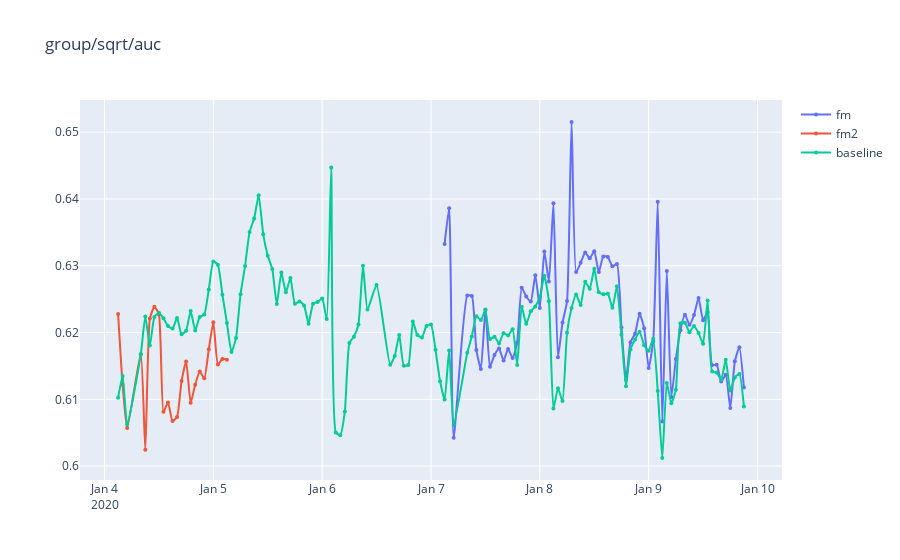
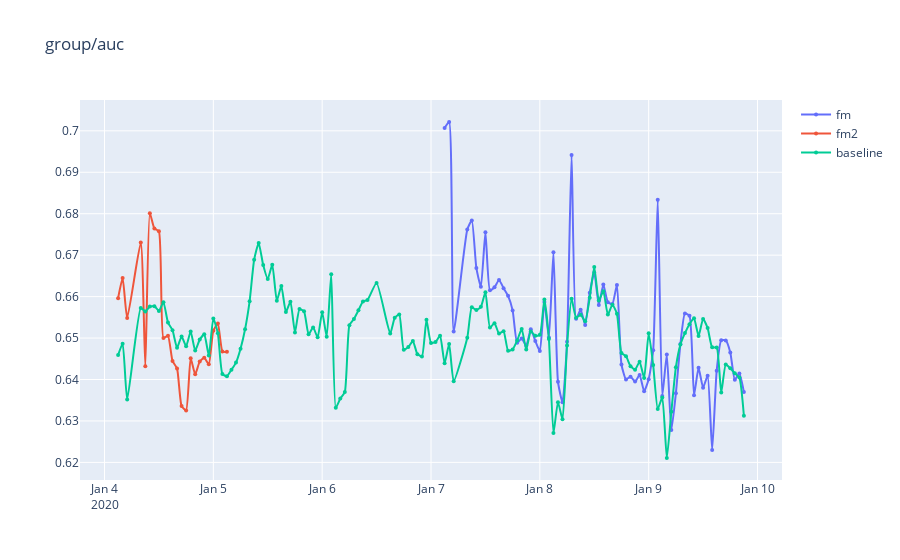
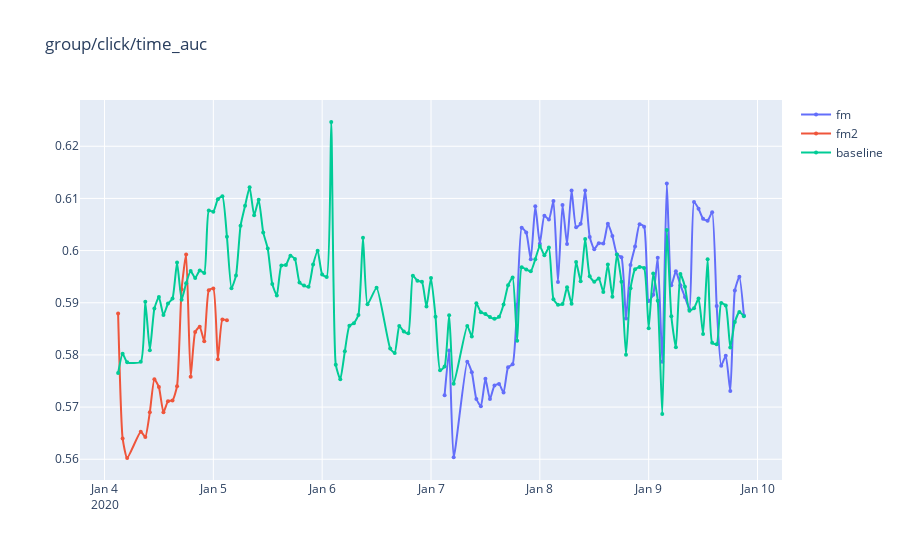
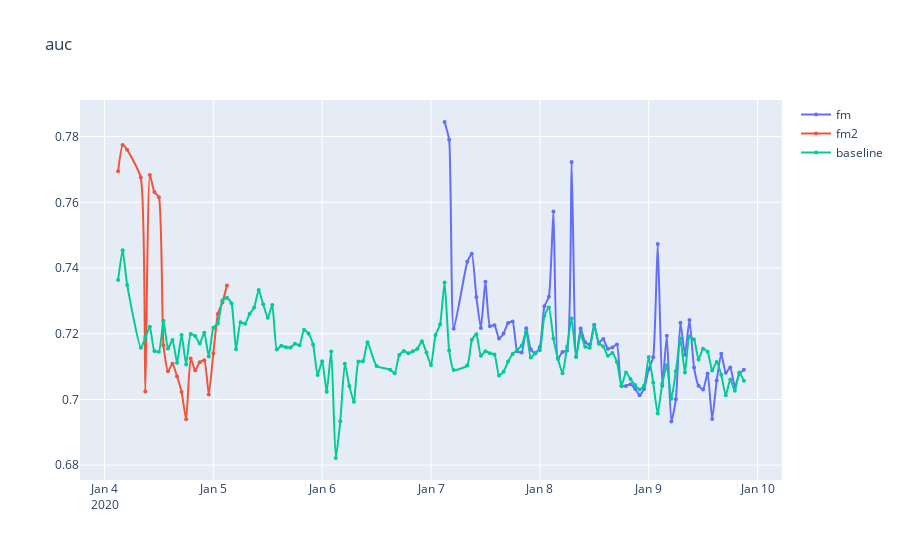

The cell these charts' notebook holds for them, in order:
### Code cell
dfs = []
m = {}
start_hour = 1e32
end_hour = -1
for dir in glob.glob('%s/*' % root):
  if os.path.isdir(dir):
    try:
      df = pd.read_csv('%s/metric_hours.csv' % dir)
      df = df.groupby(df.hour, as_index=False).last().sort_values(by=['hour'])
      df.name = os.path.basename(dir)
      m[df.name] = df
      dfs.append(df)
      if df.hour.max() > end_hour:
        end_hour = df.hour.max()
      if df.hour.min() < start_hour:
        start_hour = df.hour.min()
    except Exception:
      print(traceback.format_exc())
      continue
            
df_base_ = df_base[df_base.hour >= start_hour][df_base.hour <= end_hour]
# df_base_ = df_base[df_base.hour >= start_hour]
if len(df_base):
  df_base_.name = 'baseline'
  dfs.append(df_base_)
  m['baseline'] = df_base_

for df in dfs:
  df['mean/auc'] = (df['auc'] + df['click/time_auc']) / 2
  df['group/mean/auc'] =  (df['group/auc'] + df['group/click/time_auc']) / 2
  df['wmean/auc'] = (df['auc'] + df['click/weighted_time_auc']) / 2
  df['group/wmean/auc'] =  (df['group/auc'] + df['group/click/weighted_time_auc']) / 2
  df['sqrt/auc'] = (df['auc'] * df['click/time_auc']) ** 0.5
  df['group/sqrt/auc'] =  (df['group/auc'] * df['group/click/time_auc']) ** 0.5
  df['wsqrt/auc'] = (df['auc'] * df['click/weighted_time_auc']) ** 0.5
  df['group/wsqrt/auc'] =  (df['group/auc'] * df['group/click/weighted_time_auc']) ** 0.5

dfs[0].columns

#metric_names = 'gold_auc,group_auc,group/click/time_auc,auc,click/time_auc,click/weighted_time_auc,time_auc,weighted_time_auc'
metric_names = 'gold/auc,group/auc,group/click/time_auc,auc'
metric_names = [
    'gold/auc',
]
# show(dfs, metric_names, base=False, smoothing=0.)
dfs_ = dfs
models = m.keys()
dfs_ = [m[key] for key in models]
# show(dfs_, metric_names)
# show(dfs_, metric_names, include='hour', smoothing=0.3)
m.keys()

metric_names = [
#  'group/mean/auc',
 'group/sqrt/auc',
#  'group/wsqrt/auc',
 'group/auc',
 'group/click/time_auc',
#  'group/click/weighted_time_auc',
#  'mean/auc',
#  'wmean/auc',
 'auc',  
 'weighted_time_auc',   
 'click/time_auc',
 'cold/auc',
 'ori/auc',
 'Click/group/auc',
 'Click/auc',
 'Dur/group/click/time_auc',
 'Dur/click/time_auc',
#  'click/weighted_time_auc',
]
metric_names += [x for x in dfs_[0].columns if 'loss' in x or 'mse' in x or 'mae' in x]
# models = [
# #     'base',
# ]
# # # models += [key for key in m if key.startswith('time.') and key.endswith('hours')]
# dfs_ = [m[key] for key in set(models) if key in m]
# show(dfs_, metric_names, smoothing=0., base=False)
show(dfs_, metric_names, smoothing=0., base=True)
